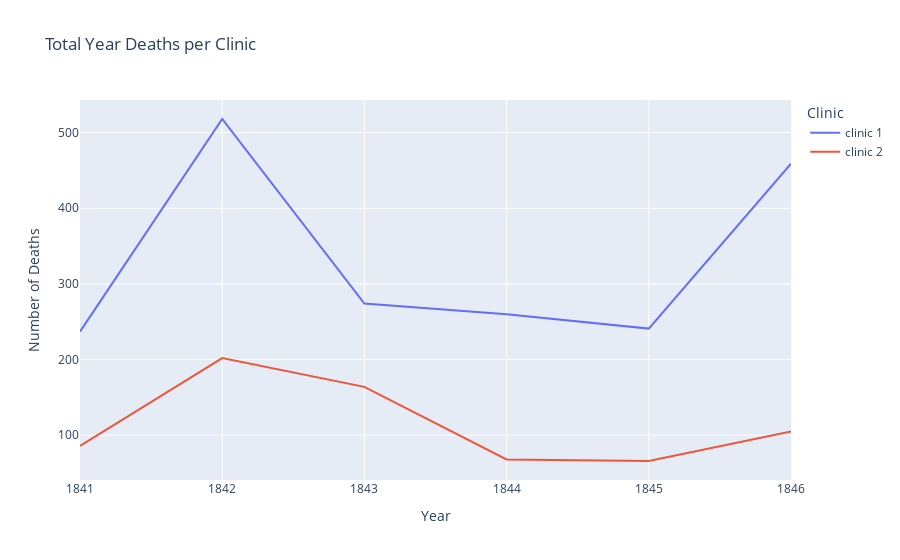

Notebook cell for this chart:
### Code cell
# Lines with deaths over time in each clinic
line = px.line(
    df_yearly,
    x="year",
    y="deaths",
    title="Total Year Deaths per Clinic",
    color="clinic",
)

line.update_layout(
    xaxis_title = "Year",
    yaxis_title = "Number of Deaths",
    legend_title = "Clinic")

line.show()

#note We also see that, not only were more people born in clinic 1, more people also died in clinic 1.

### Figure 1 — Plotly figure (JSON) as saved in the notebook; plotly's stock layout.template omitted (floating-point values rounded to 4 significant figures)
{"data": [{"hovertemplate": "clinic=clinic 1<br>year=%{x}<br>deaths=%{y}<extra></extra>", "legendgroup": "clinic 1", "line": {"color": "#636efa", "dash": "solid"}, "marker": {"symbol": "circle"}, "mode": "lines", "name": "clinic 1", "orientation": "v", "showlegend": true, "type": "scatter", "x": [1841, 1842, 1843, 1844, 1845, 1846], "xaxis": "x", "y": [237, 518, 274, 260, 241, 459], "yaxis": "y"}, {"hovertemplate": "clinic=clinic 2<br>year=%{x}<br>deaths=%{y}<extra></extra>", "legendgroup": "clinic 2", "line": {"color": "#EF553B", "dash": "solid"}, "marker": {"symbol": "circle"}, "mode": "lines", "name": "clinic 2", "orientation": "v", "showlegend": true, "type": "scatter", "x": [1841, 1842, 1843, 1844, 1845, 1846], "xaxis": "x", "y": [86, 202, 164, 68, 66, 105], "yaxis": "y"}], "layout": {"legend": {"title": {"text": "Clinic"}, "tracegroupgap": 0}, "title": {"text": "Total Year Deaths per Clinic"}, "xaxis": {"anchor": "y", "domain": [0, 1], "title": {"text": "Year"}}, "yaxis": {"anchor": "x", "domain": [0, 1], "title": {"text": "Number of Deaths"}}}}
